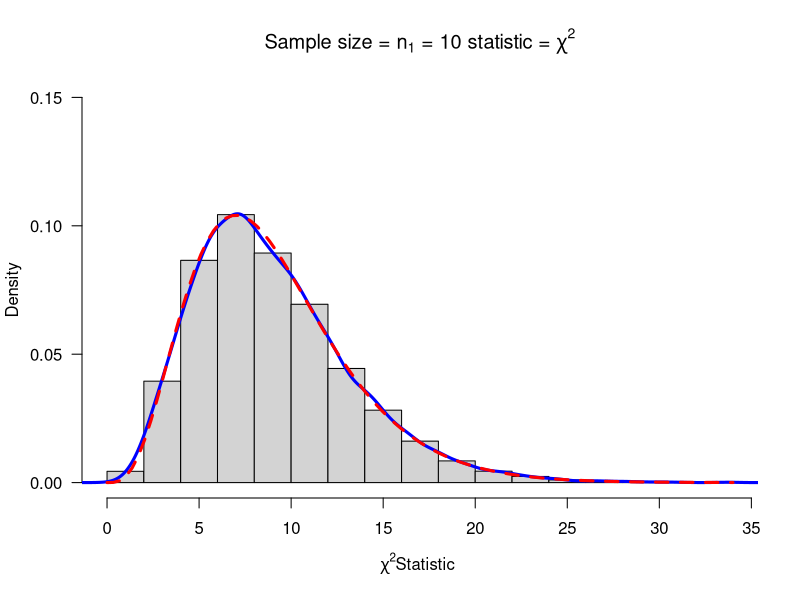

Here is the R script that generated this plot: (Note: this script raises an error after producing the figure.)

#This is a model R function that you can alter for other statistics
# Copy this function twice and alter the two copies to make sampling distributions from the T distribution

################
## mychisim() ##
######################################################
# =>This is a Chi-square statistic simulated as a .R function,
#     and uses the rnorm() function to make a sample from
#     population data.
# =>Variables:
#       - data1.mat ; Data matrix used to hold rnorm() sample data
#       - ssq1      ; "S" squared which is the sample variance
# =>User Inputs:
#       - n1     ; sample size desired
#       - sigma1 ; Standard Deviaton of the population
#                     (sigma1^2 is the pop variance)
#       - mean1  ; Mean of the population
#       - iter   ; Iterations of the function to be carried out, or
#                   "iter" amount of samples of size "n1"
#       - ymax   ; User defined to fit the y-axis of the output
#                     graphs for analysis
#
mychisim<-function(n1=10,sigma1=3,mean1=5,iter=1000,ymax=0.1,...){
  y1=rnorm(n1*iter,mean=mean1,sd=sigma1)# generate iter samples of size n1

  data1.mat=matrix(y1,nrow=n1,ncol=iter,byrow=TRUE) # Each column is a sample size n1

  ssq1=apply(data1.mat,2,var) # ssq1 is s squared

  w=(n1-1)*ssq1/sigma1^2      #chi-sq stat

  hist(w,freq=FALSE, ylim=c(0,ymax), # Histogram with annotation
       main=substitute(paste("Sample size = ",n[1]," = ",n1," statistic = ",chi^2)),
       xlab=expression(paste(chi^2, "Statistic",sep=" ")), las=1)
  lines(density(w),col="Blue",lwd=3) # add a density plot
  curve(dchisq(x,n1-1),add=TRUE,col="Red",lty=2,lwd=3) # add a theoretical curve
  title=expression(chi^2==frac((n[1]-1)*s^2,sigma^2)) #mathematical annotation -see ?plotmath
  legend(locator(1),c("Simulated","Theoretical"),col=c("Blue","Red"),lwd=4,lty=1:2,bty="n",title=title) # Legend #
  return(list(w=w,summary=summary(w),sd=sd(w),fun="Chi-sq")) # some output to use if needed
}
windows()
chisq=mychisim(iter=10000,ymax=0.15)





#### Two pop sampling
mychisim2<-function(n1=10,n2=14,sigma1=3,sigma2=3,mean1=5,mean2=10,iter=1000,ymax=0.07,...){    # adjust ymax to make graph fit
  y1=rnorm(n1*iter,mean=mean1,sd=sigma1)# generate iter samples of size n1
  y2=rnorm(n2*iter,mean=mean2,sd=sigma2)
  data1.mat=matrix(y1,nrow=n1,ncol=iter,byrow=TRUE) # Each column is a sample size n1
  data2.mat=matrix(y2,nrow=n2,ncol=iter,byrow=TRUE)
  ssq1=apply(data1.mat,2,var) # ssq1 is s squared
  ssq2=apply(data2.mat,2,var)
  spsq=((n1-1)*ssq1 + (n2-1)*ssq2)/(n1+n2-2) # pooled s squared
  w=(n1+n2-2)*spsq/(sigma1^2)#sigma1=sigma2,  Chi square stat
  hist(w,freq=FALSE, ylim=c(0,ymax), # Histogram with annotation
       main=substitute(paste("Sample size = ",n[1]+n[2]," = ",n1+n2," statistic = ",chi^2)),
       xlab=expression(paste(chi^2, "Statistic",sep=" ")), las=1)
  lines(density(w),col="Blue",lwd=3) # add a density plot
  curve(dchisq(x,n1+n2-2),add=TRUE,col="Red",lty=2,lwd=3) # add a theoretical curve
  title=expression(chi^2==frac((n[1]+n[2]-2)*S[p]^2,sigma^2)) #mathematical annotation -see ?plotmath
  legend(locator(1),c("Simulated","Theoretical"),col=c("Blue","Red"),lwd=4,lty=1:2,bty="n",title=title) # Legend #
  return(list(w=w,summary=summary(w),sd=sd(w),fun="Chi-sq")) # some output to use if needed
}
windows()
mychisim2(iter=10000)

myTsim2<-function(n1=10,n2=14,sigma1=3,sigma2=3,mean1=5,mean2=10,iter=1000,ymax=0.5,...){
  y1=rnorm(n1*iter,mean=mean1,sd=sigma1)# generate iter samples of size n1
  y2=rnorm(n2*iter,mean=mean2,sd=sigma2)
  data1.mat=matrix(y1,nrow=n1,ncol=iter,byrow=TRUE) # Each column is a sample size n1
  data2.mat=matrix(y2,nrow=n2,ncol=iter,byrow=TRUE)
  ssq1=apply(data1.mat,2,var) # ssq1 is s squared
  ybar1= apply(data1.mat,2,mean)
  ssq2=apply(data2.mat,2,var)
  ybar2=apply(data2.mat,2,mean)
  spsq=((n1-1)*ssq1 + (n2-1)*ssq2)/(n1+n2-2) # pooled s squared
  w=((ybar1-ybar2)-(mean1-mean2))/sqrt(spsq*(1/n1+1/n2))#sigma1=sigma2,  Chi square stat
  hist(w,freq=FALSE, ylim=c(0,ymax), # Histogram with annotation
       main=substitute(paste("Sample size = ",n[1]+n[2]," = ",n1+n2," statistic = ",T)),
       xlab=paste(" T Statistic",sep=""), las=1)
  lines(density(w),col="Blue",lwd=3) # add a density plot
  curve(dt(x,n1+n2-2),add=TRUE,col="Red",lty=2,lwd=3) # add a theoretical curve
  title=expression(T==frac((bar(Y)[1]-bar(Y)[2])-(mu[1]-mu[2]),S[p]*sqrt(frac(1,n[1])+frac(1,n[2])))) #mathematical annotation -see ?plotmath
  legend(2,0.2,c("Simulated","Theoretical"),col=c("Blue","Red"),lwd=4,lty=1:2,bty="n",title=title)# Legend #
  return(list(w=w,summary=summary(w),sdw=sd(w),fun="T")) # some output to use if needed
}
myTsim2(iter=10000)


myFsim2<-function(n1=10,n2=14,sigma1=3,sigma2=2,mean1=5,mean2=10,iter=1000,ymax=0.9,...){
  y1=rnorm(n1*iter,mean=mean1,sd=sigma1)# generate iter samples of size n1
  y2=rnorm(n2*iter,mean=mean2,sd=sigma2)
  data1.mat=matrix(y1,nrow=n1,ncol=iter,byrow=TRUE) # Each column is a sample size n1
  data2.mat=matrix(y2,nrow=n2,ncol=iter,byrow=TRUE)
  ssq1=apply(data1.mat,2,var) # ssq1 is s squared
  ssq2=apply(data2.mat,2,var)
  #spsq=((n1-1)*ssq1 + (n2-1)*ssq2)/(n1+n2-2) # pooled s squared
  w=ssq1*sigma2^2/(ssq2*sigma1^2) #
  hist(w,freq=FALSE, ylim=c(0,ymax), # Histogram with annotation
       main=substitute(paste("Sample size = ",n[1]+n[2]," = ",n1+n2," statistic = ",F)),
       xlab=paste("F Statistic",sep=""), las=1)
  lines(density(w),col="Blue",lwd=3) # add a density plot
  curve(df(x,n1-1,n2-1),xlim=c(0,6),add=TRUE,col="Red",lty=2,lwd=3) # add a theoretical curve
  title=expression(F==frac(s[1]^2,s[2]^2)*frac(sigma[2]^2,sigma[1]^2)) #mathematical annotation -see ?plotmath
  legend(6,0.5,c("Simulated","Theoretical"),col=c("Blue","Red"),lwd=4,lty=1:2,bty="n",title=title)# Legend #
  return(list(w=w,summary=summary(w),sd=sd(w),fun="F")) # some output to use if needed
}
myFsim2(iter=10000)
